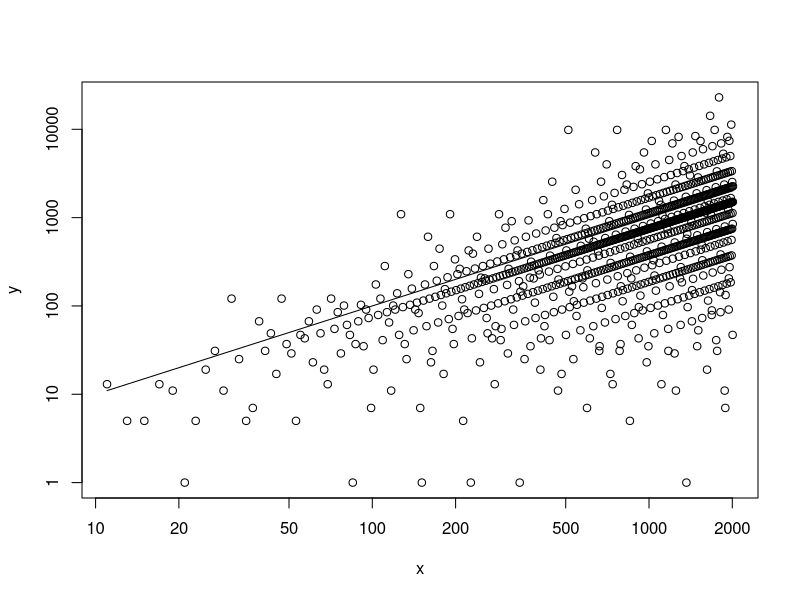

The R script that drew this image:
uneven <- function(n, b=1){
	while(n%%2==0){
		n <- b*(n/2)
	}
	return(n)
}

collStepCalc <- function(n){
	return(uneven(uneven(n+1, 3)-1))
}
collStep <- Vectorize(collStepCalc)

series <- function(n, max=1000){
	v <- numeric(max)
	v[1] <- n
	i <- 1
	while(n!=1 & i<max){
		i <- i+1
		n <- collStep(n)
		v[i] <- n
	}
	length(v) <- i
	return(v)
}

# series(2413)

x <- seq(from=11, to=2011, by=2)
y <- collStep(x)

plot(x, y
	, type="p"
	, log="xy"
)
lines(x, x)
print(data.frame(x, y))
